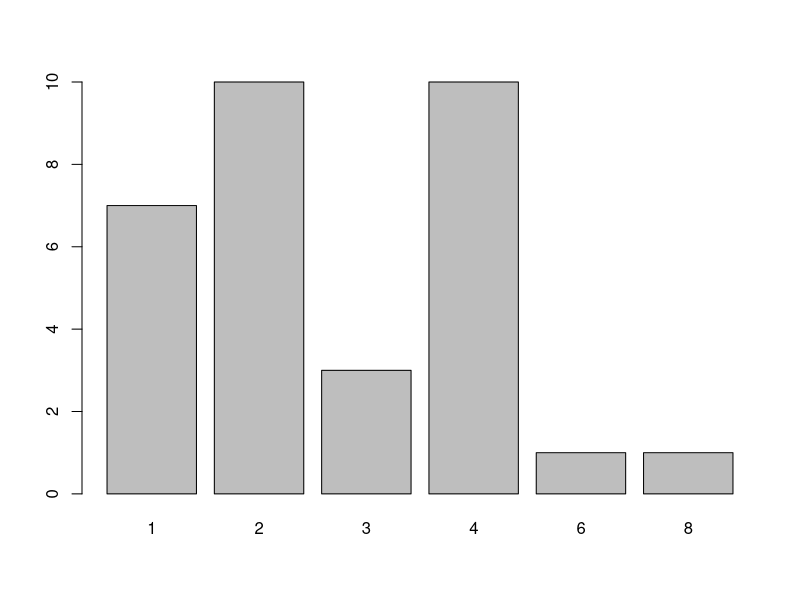
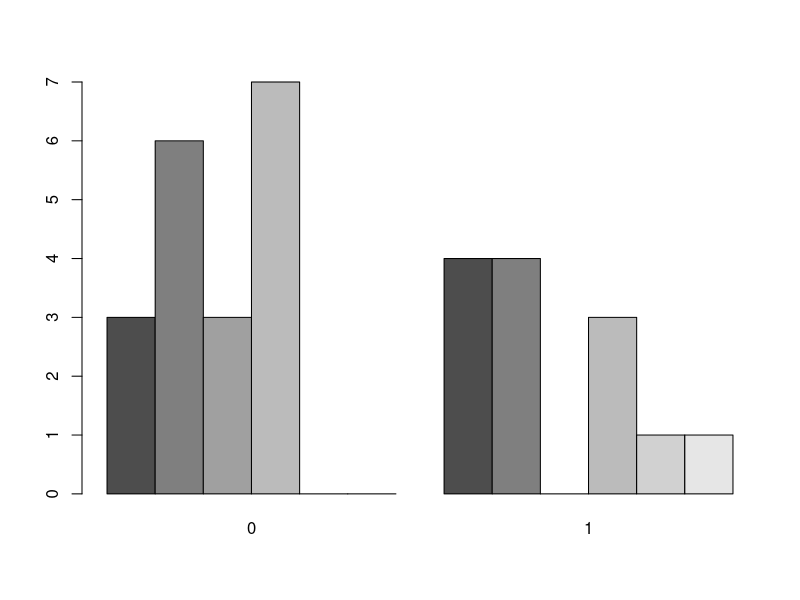
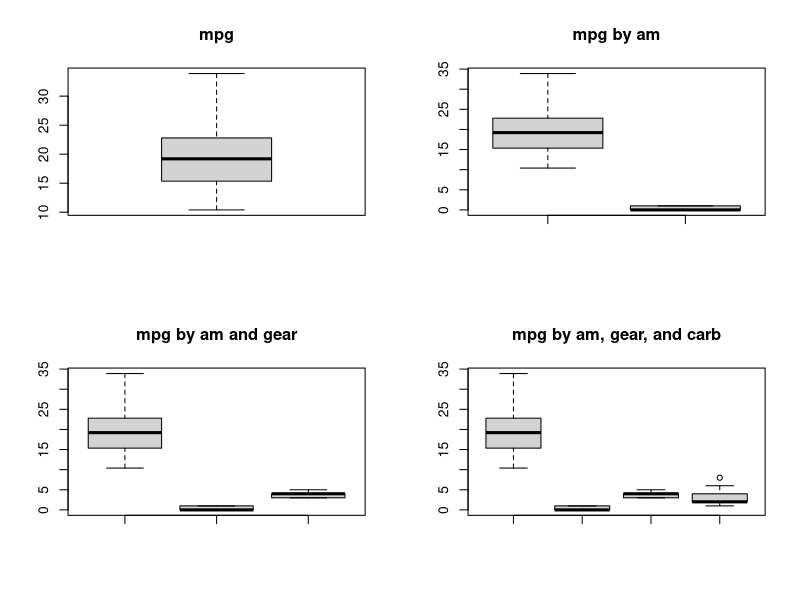
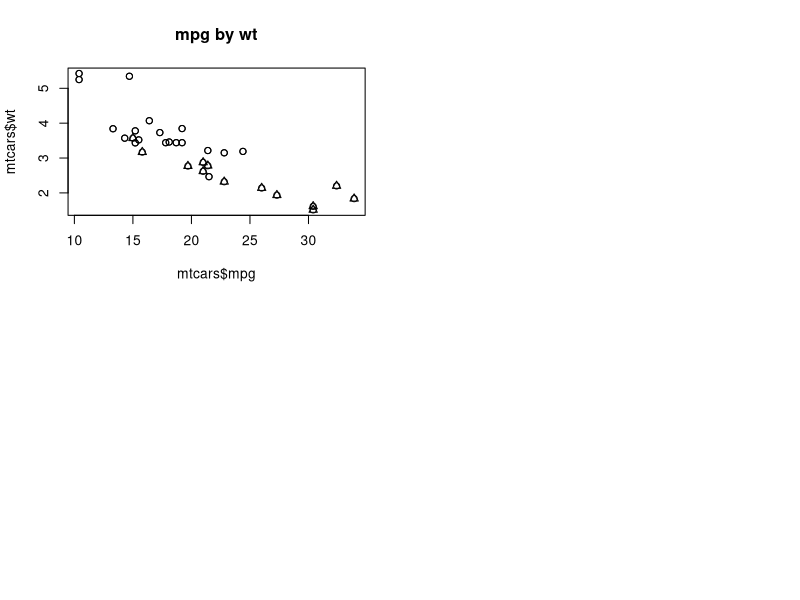
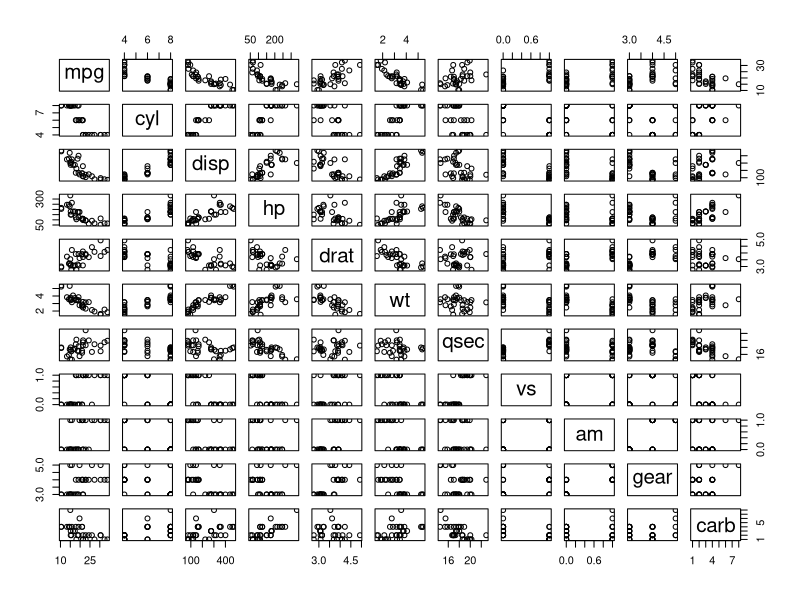
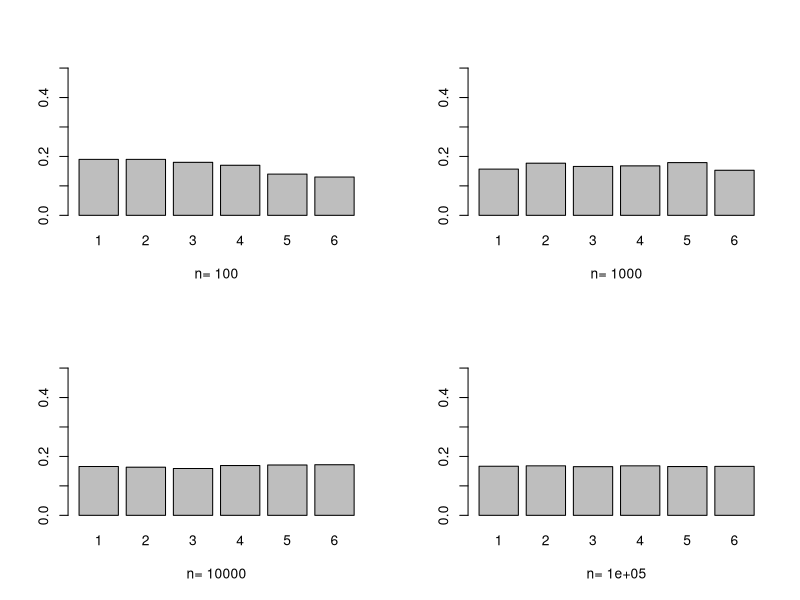

The R script that drew these images, in order:
## ---- chunk 1
c <- chickwts
tapply(c$weight, c$feed, max)
round(table(c$feed) / nrow(c), 3)
sum(c$feed == "horsebean")
## ---- chunk 2
car.tab = table(mtcars$carb)
barplot(car.tab)
carb.mat = table(mtcars$carb, mtcars$am)
barplot(carb.mat, beside = T)
par(mfrow = c(2, 2))
boxplot(mtcars$mpg, main = "mpg")
boxplot(mtcars$mpg, mtcars$am, main = "mpg by am")
boxplot(mtcars$mpg, mtcars$am, mtcars$gear, main = "mpg by am and gear")
boxplot(mtcars$mpg, mtcars$am, mtcars$gear, mtcars$carb, main = "mpg by am, gear, and carb")
plot(mtcars$mpg, mtcars$wt, main = "mpg by wt")
points(mtcars$mpg, mtcars$wt, pch = mtcars$am + 1)
pairs(mtcars)
## ---- chunk 3
sample(1:20, 10, replace=T)
sample(c('H', 'T'), 10, replace=T, prob=c(0.3, 0.7))

par(mfrow=c(2,2))
for (i in c(100, 1000, 10000, 100000)) {
  x <- sample(1:6, i, replace=T)
  x.tab <- table(x)
  barplot(x.tab / i, ylim=c(0, 0.5), xlab=paste("n=", i))
}
